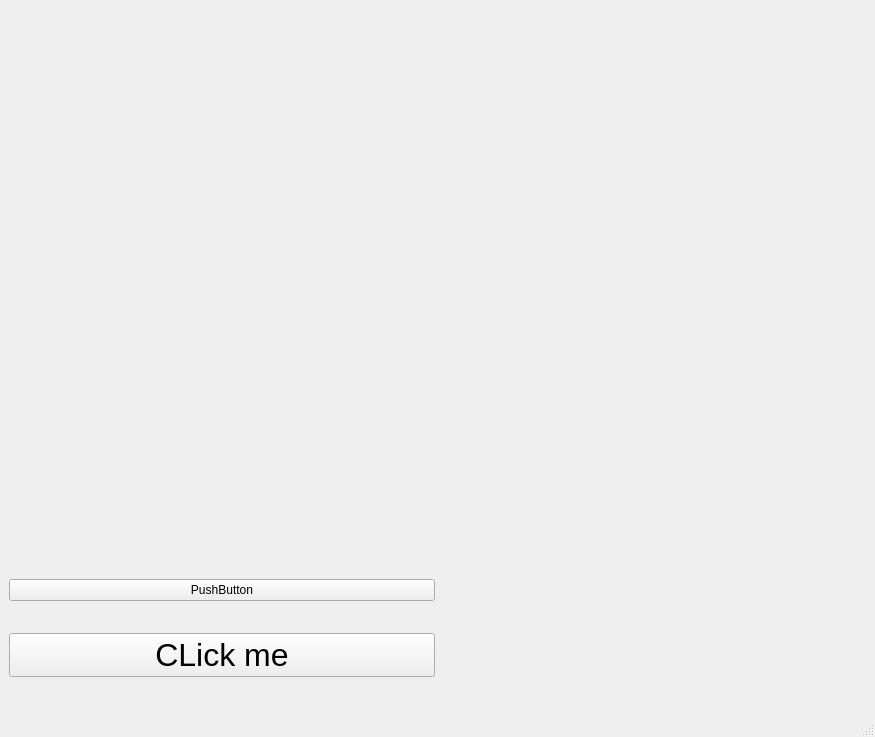
<?xml version="1.0" encoding="UTF-8"?>
<ui version="4.0">
 <class>MainWindow</class>
 <widget class="QMainWindow" name="MainWindow">
  <property name="geometry">
   <rect>
    <x>0</x>
    <y>0</y>
    <width>875</width>
    <height>737</height>
   </rect>
  </property>
  <property name="windowTitle">
   <string>MainWindow</string>
  </property>
  <widget class="QWidget" name="centralwidget">
   <layout class="QGridLayout" name="gridLayout">
    <item row="0" column="0">
     <widget class="QLabel" name="label_pic">
      <property name="enabled">
       <bool>true</bool>
      </property>
      <property name="maximumSize">
       <size>
        <width>512</width>
        <height>512</height>
       </size>
      </property>
      <property name="autoFillBackground">
       <bool>true</bool>
      </property>
      <property name="text">
       <string/>
      </property>
     </widget>
    </item>
    <item row="3" column="0">
     <widget class="QPushButton" name="pushButton">
      <property name="font">
       <font>
        <pointsize>24</pointsize>
       </font>
      </property>
      <property name="text">
       <string>CLick me</string>
      </property>
     </widget>
    </item>
    <item row="2" column="0">
     <widget class="QPushButton" name="pushButton_2">
      <property name="text">
       <string>PushButton</string>
      </property>
     </widget>
    </item>
    <item row="0" column="1">
     <widget class="QLabel" name="label_pic2">
      <property name="text">
       <string/>
      </property>
     </widget>
    </item>
   </layout>
  </widget>
  <widget class="QMenuBar" name="menubar">
   <property name="geometry">
    <rect>
     <x>0</x>
     <y>0</y>
     <width>875</width>
     <height>22</height>
    </rect>
   </property>
  </widget>
  <widget class="QStatusBar" name="statusbar"/>
 </widget>
 <resources/>
 <connections>
  <connection>
   <sender>pushButton_2</sender>
   <signal>clicked()</signal>
   <receiver>label_pic</receiver>
   <slot>setFocus()</slot>
   <hints>
    <hint type="sourcelabel">
     <x>219</x>
     <y>595</y>
    </hint>
    <hint type="destinationlabel">
     <x>223</x>
     <y>546</y>
    </hint>
   </hints>
  </connection>
  <connection>
   <sender>pushButton</sender>
   <signal>clicked()</signal>
   <receiver>label_pic</receiver>
   <slot>raise()</slot>
   <hints>
    <hint type="sourcelabel">
     <x>422</x>
     <y>670</y>
    </hint>
    <hint type="destinationlabel">
     <x>425</x>
     <y>509</y>
    </hint>
   </hints>
  </connection>
 </connections>
</ui>
